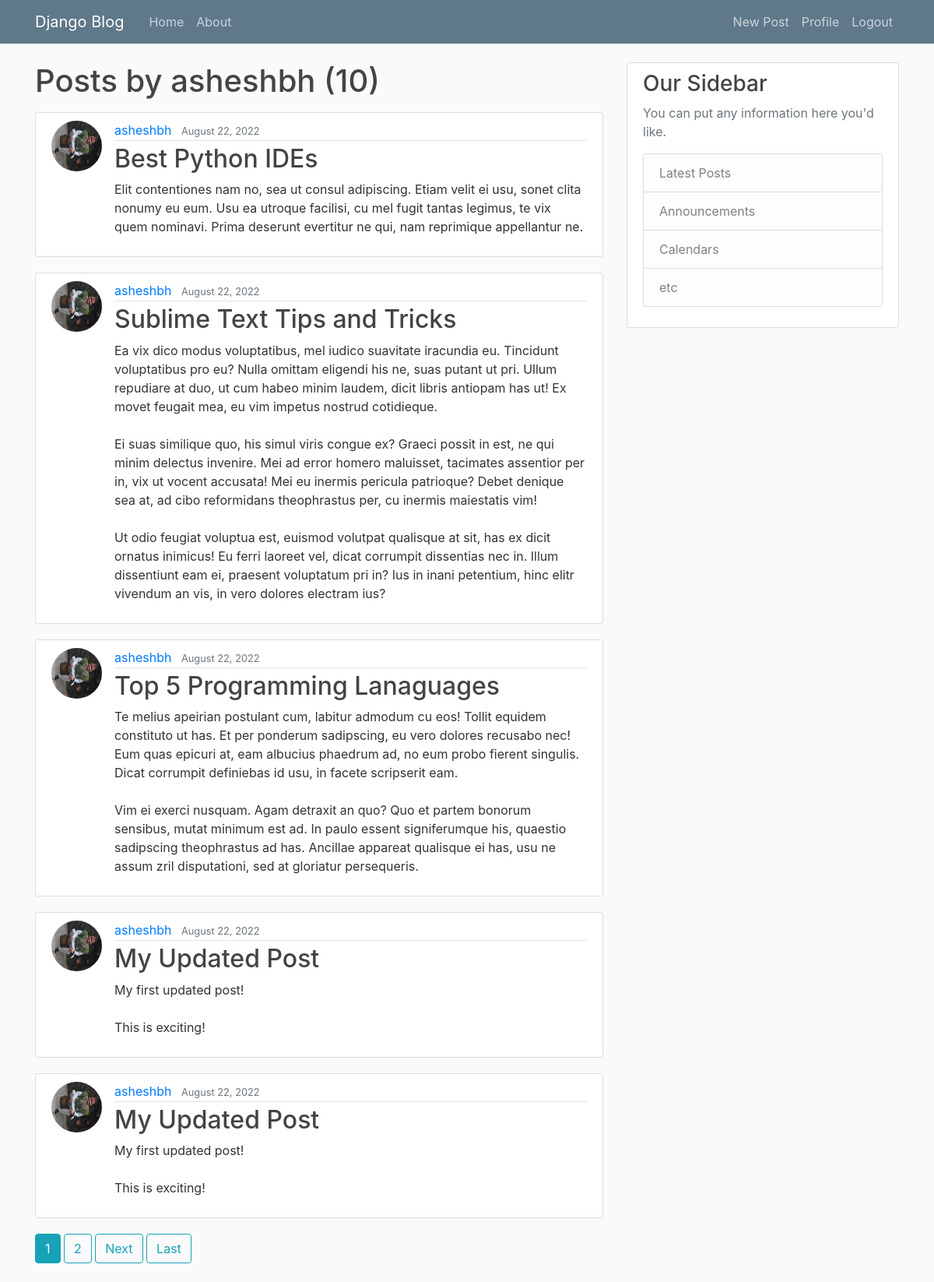
Screenshot of /user/asheshbh (signed in) with the database file from the repository.
### blog/models.py (models this page shows, shortened)
class Post(models.Model):
    title = models.CharField(max_length=100)
    content = models.TextField()
    date_posted = models.DateTimeField(default=timezone.now)
    author = models.ForeignKey(User, on_delete=models.CASCADE)

### users/models.py (models this page shows, shortened)
class Profile(models.Model):
    user = models.OneToOneField(User, on_delete=models.CASCADE)
    image = models.ImageField(default='default.jpg', upload_to='profile_pics')

### blog/views.py (the view)
# urls.py: path('user/<str:username>', UserPostListView.as_view(), name='user-posts'),
class UserPostListView(ListView):
    model = Post
    template_name= 'blog/user_posts.html'
    context_object_name= 'posts'
    ordering= ['-date_posted']
    paginate_by= 5
    def get_queryset(self):
        user = get_object_or_404(User, username=self.kwargs.get('username'))
        return Post.objects.filter(author=user).order_by('-date_posted')

### blog/templates/blog/user_posts.html (shortened to what this page needs)
{% extends 'blog/base.html' %}
{% block content %}
    <h1 class="mb-3">Posts by {{ view.kwargs.username }} ({{ page_obj.paginator.count }})</h1>
    {% for post in posts %}
        <article class="media content-section">
            <img class="rounded-circle article-img" src="{{ post.author.profile.image.url }}" alt="">
            <div class="media-body">
            <div class="article-metadata">
                <a class="mr-2" href="{% url 'user-posts' post.author.username %}">{{ post.author }}</a>
                <small class="text-muted">{{ post.date_posted|date:"F d, Y" }}</small>
            </div>
            <h2><a class="article-title" href="{% url 'post-detail' post.id %}">{{ post.title }}</a></h2>
            <p class="article-content">{{ post.content }}</p>
            </div>
        </article>
    {% endfor %}
    {% if is_paginated %}
        {% for num in page_obj.paginator.page_range %}
            {% if page_obj.number == num %}
                <a class="btn btn-info mb-4" href="?page={{ num }}">{{ num }}</a>
            {% elif num > page_obj.number|add:'-3' and num < page_obj.number|add:'3' %}
                <a class="btn btn-outline-info mb-4" href="?page={{ num }}">{{ num }}</a>
            {% endif %}
        {% endfor %}
        {% if page_obj.has_next %}
            <a class="btn btn-outline-info mb-4" href="?page={{ page_obj.next_page_number }}">Next</a>
            <a class="btn btn-outline-info mb-4" href="?page={{ page_obj.paginator.num_pages }}">Last</a>
        {% endif %}
    {% endif %}
{% endblock %}

### blog/static/css/main.css (style rules this page uses)
body { background: #fafafa; color: #333333; margin-top: 5rem; }
h1, h2, h3, h4, h5, h6 { color: #444444; }
.content-section { background: #ffffff; padding: 10px 20px; border: 1px solid #dddddd; border-radius: 3px; margin-bottom: 20px; }
.article-title { color: #444444; }
.article-content { white-space: pre-line; }
.article-img { height: 65px; width: 65px; margin-right: 16px; }
.article-metadata { padding-bottom: 1px; margin-bottom: 4px; border-bottom: 1px solid #e3e3e3 }

### rows the page displays
Post: author.profile.image (picture), author "asheshbh", date_posted "August 22, 2022", title "Best Python IDEs", content "Elit contentiones nam no, sea ut consul adipiscing. Etiam velit ei usu, sonet clita nonumy eu eum. Usu ea utroque facilisi, cu mel fugit tantas legimus, te vix quem nominavi. Prima deserunt evertitur ne qui, nam reprimique appellantur ne."
Post: author.profile.image (picture), author "asheshbh", date_posted "August 22, 2022", title "Sublime Text Tips and Tricks", content "Ea vix dico modus voluptatibus, mel iudico suavitate iracundia eu. Tincidunt voluptatibus pro eu? Nulla omittam eligendi his ne, suas putant ut pri. Ullum repudiare at duo, ut cum habeo minim laudem, dicit libris antiopam has ut! Ex movet feugait mea, eu vim impetus nostrud cotidieque. Ei suas similique quo, his simul viris congue ex? Graeci possit in est, ne qui minim delectus invenire. Mei ad error homero maluisset, tacimates assentior per in, vix ut vocent accusata! Mei eu inermis pericula patrioque? Debet denique sea at, ad cibo reformidans theophrastus per, cu inermis maiestatis vim! Ut odio feugiat voluptua est, euismod volutpat qualisque at sit, has ex dicit ornatus inimicus! Eu…"
Post: author.profile.image (picture), author "asheshbh", date_posted "August 22, 2022", title "Top 5 Programming Lanaguages", content "Te melius apeirian postulant cum, labitur admodum cu eos! Tollit equidem constituto ut has. Et per ponderum sadipscing, eu vero dolores recusabo nec! Eum quas epicuri at, eam albucius phaedrum ad, no eum probo fierent singulis. Dicat corrumpit definiebas id usu, in facete scripserit eam. Vim ei exerci nusquam. Agam detraxit an quo? Quo et partem bonorum sensibus, mutat minimum est ad. In paulo essent signiferumque his, quaestio sadipscing theophrastus ad has. Ancillae appareat qualisque ei has, usu ne assum zril disputationi, sed at gloriatur persequeris."
Post: author.profile.image (picture), author "asheshbh", date_posted "August 22, 2022", title "My Updated Post", content "My first updated post! This is exciting!"
Post: author.profile.image (picture), author "asheshbh", date_posted "August 22, 2022", title "My Updated Post", content "My first updated post! This is exciting!"

### other values shown
{{ view.kwargs.username }} "asheshbh"
{{ page_obj.paginator.count }} "10"
{{ num }} "1"
{{ num }} "2"
